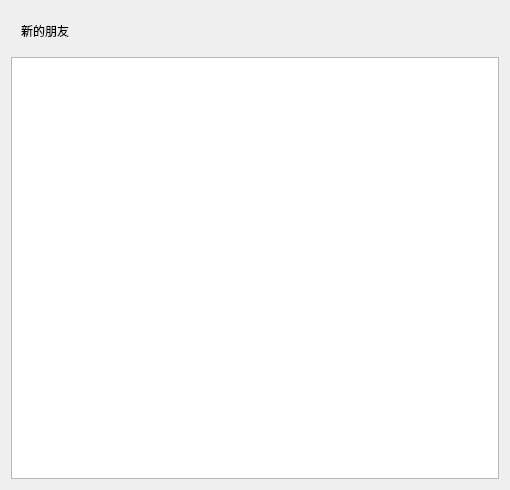
<?xml version="1.0" encoding="UTF-8"?>
<ui version="4.0">
 <class>ApplyFriendPage</class>
 <widget class="QWidget" name="ApplyFriendPage">
  <property name="geometry">
   <rect>
    <x>0</x>
    <y>0</y>
    <width>510</width>
    <height>490</height>
   </rect>
  </property>
  <property name="windowTitle">
   <string>Form</string>
  </property>
  <layout class="QGridLayout" name="gridLayout">
   <item row="0" column="0">
    <widget class="QWidget" name="friend_apply_wid" native="true">
     <property name="minimumSize">
      <size>
       <width>0</width>
       <height>0</height>
      </size>
     </property>
     <layout class="QHBoxLayout" name="horizontalLayout_7">
      <property name="spacing">
       <number>0</number>
      </property>
      <property name="leftMargin">
       <number>0</number>
      </property>
      <property name="topMargin">
       <number>0</number>
      </property>
      <property name="rightMargin">
       <number>0</number>
      </property>
      <property name="bottomMargin">
       <number>0</number>
      </property>
      <item>
       <spacer name="horizontalSpacer_8">
        <property name="orientation">
         <enum>Qt::Horizontal</enum>
        </property>
        <property name="sizeType">
         <enum>QSizePolicy::Fixed</enum>
        </property>
        <property name="sizeHint" stdset="0">
         <size>
          <width>10</width>
          <height>20</height>
         </size>
        </property>
       </spacer>
      </item>
      <item>
       <widget class="QLabel" name="friend_apply_lb">
        <property name="minimumSize">
         <size>
          <width>0</width>
          <height>40</height>
         </size>
        </property>
        <property name="maximumSize">
         <size>
          <width>16777215</width>
          <height>40</height>
         </size>
        </property>
        <property name="text">
         <string>新的朋友</string>
        </property>
       </widget>
      </item>
     </layout>
    </widget>
   </item>
   <item row="1" column="0">
    <widget class="QWidget" name="widget_3" native="true">
     <layout class="QVBoxLayout" name="verticalLayout_7">
      <property name="spacing">
       <number>0</number>
      </property>
      <property name="leftMargin">
       <number>0</number>
      </property>
      <property name="topMargin">
       <number>0</number>
      </property>
      <property name="rightMargin">
       <number>0</number>
      </property>
      <property name="bottomMargin">
       <number>0</number>
      </property>
      <item>
       <widget class="ApplyFriendList" name="apply_friend_list"/>
      </item>
     </layout>
    </widget>
   </item>
  </layout>
 </widget>
 <customwidgets>
  <customwidget>
   <class>ApplyFriendList</class>
   <extends>QListWidget</extends>
   <header location="global">applyfriendlist.h</header>
  </customwidget>
 </customwidgets>
 <resources/>
 <connections/>
</ui>
